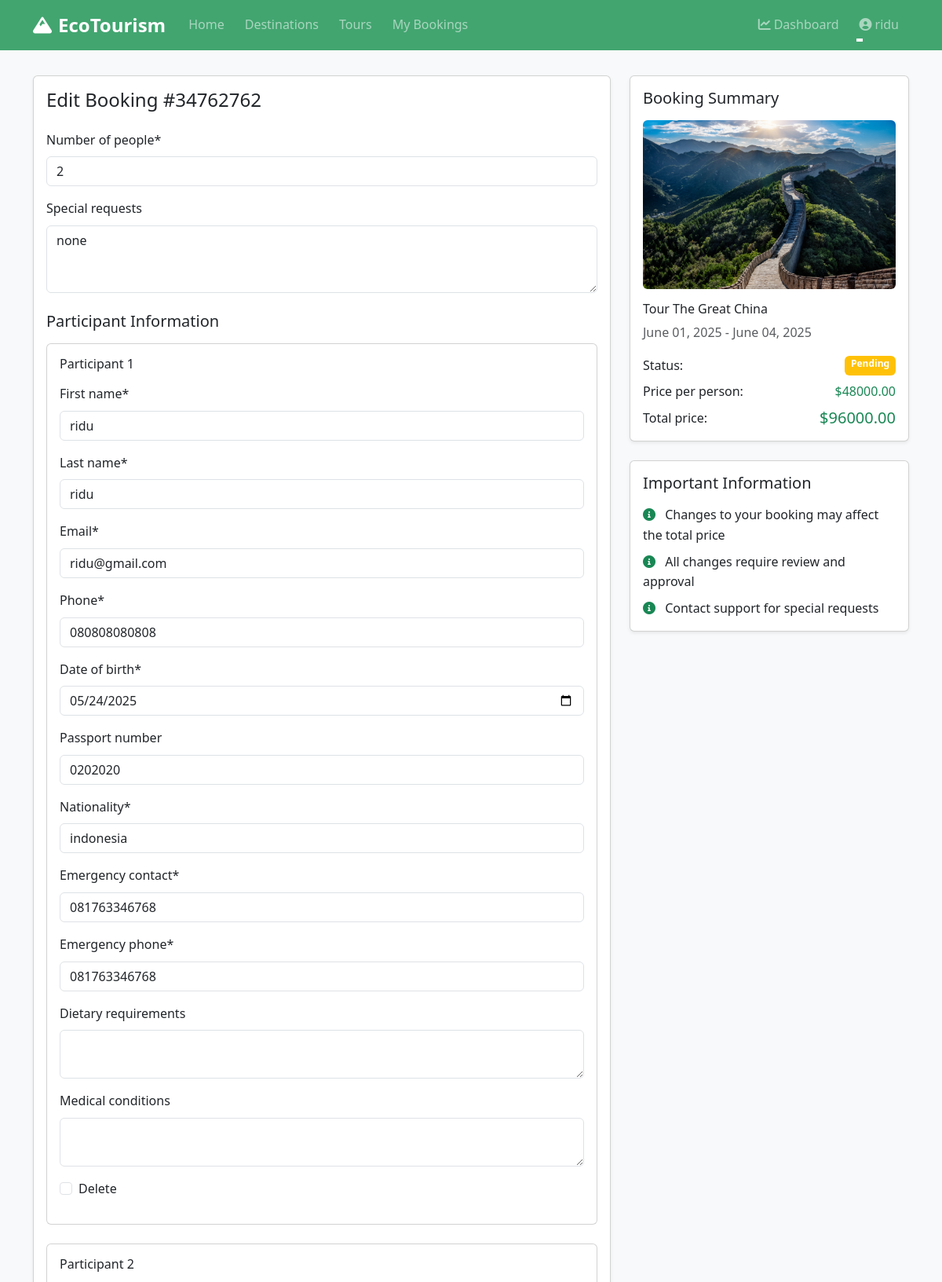
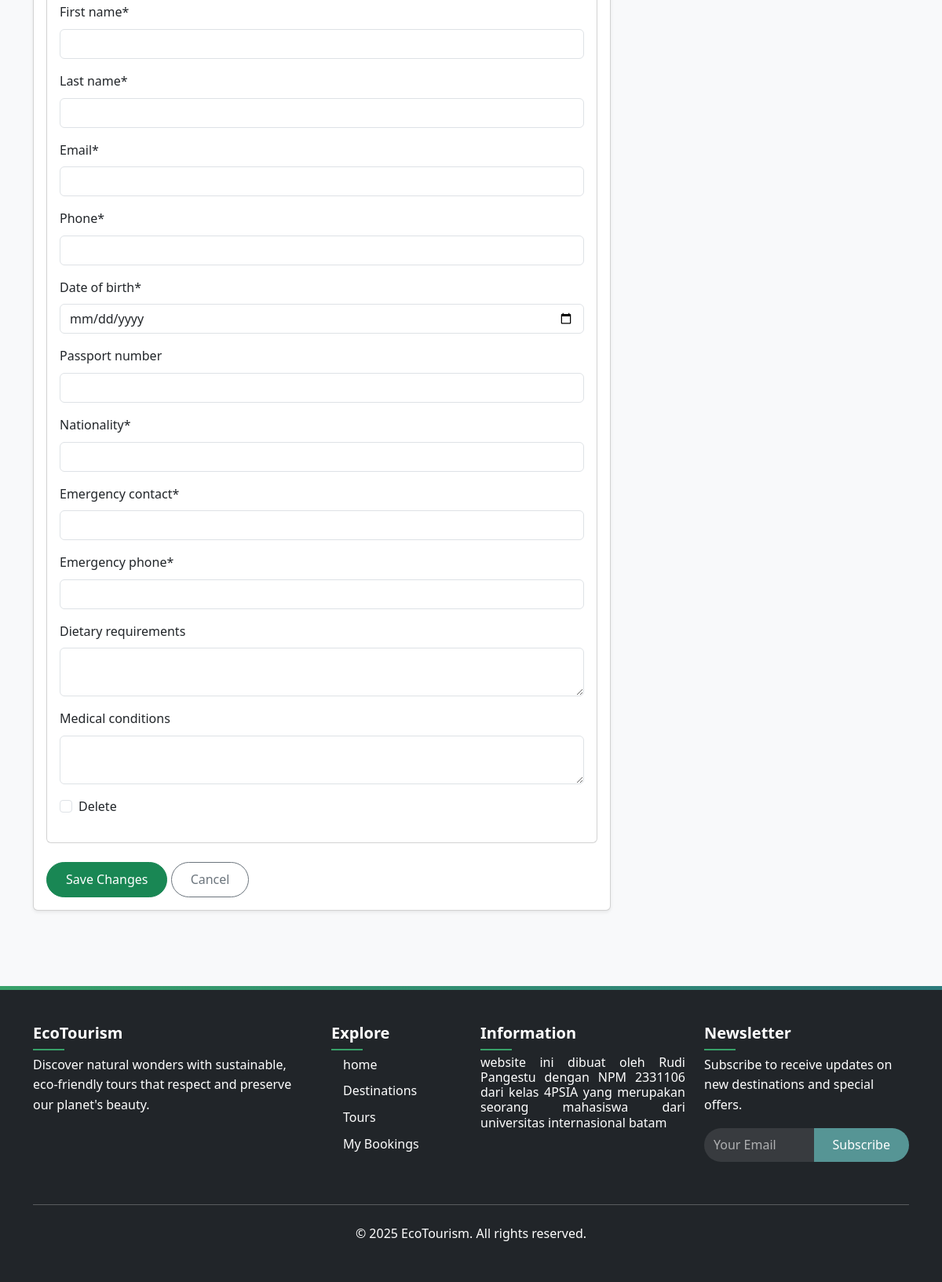
/bookings/edit/14/ (signed in), run on the app's committed database (2 pictures, top to bottom).
### bookings/models.py (models this page shows, shortened)
class Booking(models.Model):
    STATUS_CHOICES = (
        ('pending', 'Pending'),
        ('confirmed', 'Confirmed'),
        ('cancelled', 'Cancelled'),
        ('completed', 'Completed'),
    )
    user = models.ForeignKey(User, on_delete=models.CASCADE, related_name='bookings')
    tour = models.ForeignKey(Tour, on_delete=models.CASCADE, related_name='bookings')
    tour_date = models.ForeignKey(TourDate, on_delete=models.CASCADE, related_name='bookings')
    booking_date = models.DateTimeField(auto_now_add=True)
    number_of_people = models.PositiveIntegerField()
    total_price = models.DecimalField(max_digits=10, decimal_places=2)
    status = models.CharField(max_length=20, choices=STATUS_CHOICES, default='pending')
    special_requests = models.TextField(blank=True)
    confirmation_code = models.CharField(max_length=50, unique=True)
    class Meta:
        ordering = ['-booking_date']

### tours/models.py (models this page shows, shortened)
class Tour(models.Model):
    DIFFICULTY_CHOICES = (
        ('easy', 'Easy'),
        ('moderate', 'Moderate'),
        ('challenging', 'Challenging'),
        ('difficult', 'Difficult'),
    )
    name = models.CharField(max_length=255)
    slug = models.SlugField(unique=True, max_length=255)
    category = models.ForeignKey(TourCategory, on_delete=models.CASCADE, related_name='tours')
    destinations = models.ManyToManyField(Destination, related_name='tours')
    description = models.TextField()
    itinerary = models.TextField()
    duration = models.PositiveIntegerField(help_text="Duration in days")
    group_size = models.PositiveIntegerField(help_text="Maximum group size")
    difficulty = models.CharField(max_length=20, choices=DIFFICULTY_CHOICES)
    price = models.DecimalField(max_digits=10, decimal_places=2)
    discount_price = models.DecimalField(max_digits=10, decimal_places=2, null=True, blank=True)
    included = models.TextField(help_text="What's included in the tour")
    not_included = models.TextField(help_text="What's not included in the tour")
    featured_image = models.ImageField(upload_to='tours/')
    created_at = models.DateTimeField(auto_now_add=True)
    updated_at = models.DateTimeField(auto_now=True)
    is_active = models.BooleanField(default=True)
    is_featured = models.BooleanField(default=False)
    class Meta:
        ordering = ['-is_featured', 'name']

class TourDate(models.Model):
    tour = models.ForeignKey(Tour, on_delete=models.CASCADE, related_name='dates')
    start_date = models.DateField()
    end_date = models.DateField()
    price = models.DecimalField(max_digits=10, decimal_places=2, help_text="Price for this specific date")
    available_spots = models.PositiveIntegerField()
    is_guaranteed = models.BooleanField(default=False, help_text="Whether the departure is guaranteed")
    class Meta:
        ordering = ['start_date']

### bookings/views.py (the view)
# urls.py: path('edit/<int:booking_id>/', views.booking_edit, name='booking_edit'),
@login_required
def booking_edit(request, booking_id):
    if request.user.is_staff:
        booking = get_object_or_404(Booking, id=booking_id)
    else:
        booking = get_object_or_404(Booking, id=booking_id, user=request.user)
    if booking.status != 'pending':
        messages.error(request, 'This booking cannot be edited.')
        return redirect('booking_detail', booking_id=booking.id)
    if request.method == 'POST':
        form = BookingForm(request.POST, instance=booking)
        participant_formset = ParticipantFormSet(request.POST, instance=booking)
        if form.is_valid() and participant_formset.is_valid():
            booking = form.save()
            participant_formset.save()
            messages.success(request, 'Booking updated successfully!')
            return redirect('booking_detail', booking_id=booking.id)
    else:
        form = BookingForm(instance=booking)
        participant_formset = ParticipantFormSet(instance=booking)
    return render(request, 'bookings/booking_edit.html', {
        'form': form,
        'participant_formset': participant_formset,
        'booking': booking,
    })

### templates/bookings/booking_edit.html (shortened to what this page needs)
{% extends "base.html" %}
{% load crispy_forms_tags %}
{% block content %}
<div class="container py-5">
    <div class="row">
        <div class="col-lg-8">
            <div class="card shadow-sm">
                <div class="card-body">
                    <h2 class="h4 mb-4">Edit Booking #{{ booking.confirmation_code }}</h2>
                    <form method="post">
                        {{ form|crispy }}
                        <h3 class="h5 mt-4 mb-3">Participant Information</h3>
                        <div id="participants-container">
                            {% for form in participant_formset %}
                            <div class="participant-form mb-4">
                                <div class="card">
                                    <div class="card-body">
                                        <h4 class="h6 mb-3">Participant {{ forloop.counter }}</h4>
                                        {{ form|crispy }}
                                    </div>
                                </div>
                            </div>
                            {% endfor %}
                        </div>
                        <div class="mt-4">
                            <button type="submit" class="btn btn-success">Save Changes</button>
                            <a href="{% url 'booking_detail' booking.id %}" class="btn btn-outline-secondary">Cancel</a>
                        </div>
                    </form>
                </div>
            </div>
        </div>
        <div class="col-lg-4">
            <div class="card shadow-sm mb-4">
                <div class="card-body">
                    <h3 class="h5 mb-3">Booking Summary</h3>
                    <div class="mb-3">
                        <img src="{{ booking.tour.featured_image.url }}" class="img-fluid rounded" alt="{{ booking.tour.name }}">
                    </div>
                    <h4 class="h6 mb-2">{{ booking.tour.name }}</h4>
                    <p class="text-muted mb-3">
                        {{ booking.tour_date.start_date|date:"F d, Y" }} - {{ booking.tour_date.end_date|date:"F d, Y" }}
                    </p>
                    <div class="d-flex justify-content-between mb-2">
                        <span>Status:</span>
                        <span class="badge {% if booking.status == 'confirmed' %}bg-success{% elif booking.status == 'pending' %}bg-warning{% else %}bg-danger{% endif %}">
                            {{ booking.status|title }}
                        </span>
                    </div>
                    <div class="d-flex justify-content-between mb-2">
                        <span>Price per person:</span>
                        <span class="text-success">${{ booking.tour_date.price }}</span>
                    </div>
                    <div class="d-flex justify-content-between">
                        <span>Total price:</span>
                        <span class="h5 text-success mb-0">${{ booking.total_price }}</span>
                    </div>
                </div>
            </div>
            <div class="card shadow-sm">
                <div class="card-body">
                    <h3 class="h5 mb-3">Important Information</h3>
                    <ul class="list-unstyled mb-0">
                        <li class="mb-2">
                            <i class="fas fa-info-circle text-success me-2"></i>
                            Changes to your booking may affect the total price
                        </li>
                        <li class="mb-2">
                            <i class="fas fa-info-circle text-success me-2"></i>
                            All changes require review and approval
                        </li>
                        <li>
                            <i class="fas fa-info-circle text-success me-2"></i>
                            Contact support for special requests
                        </li>
                    </ul>
                </div>
            </div>
        </div>
    </div>
</div>
{% endblock %}

### templates/base.html (shortened to what this page needs)
{% load static %}
<!DOCTYPE html>
<html lang="en">
<head>
    <link rel="stylesheet" href="https://cdn.jsdelivr.net/npm/bootstrap@5.3.0/dist/css/bootstrap.min.css">
    <link rel="stylesheet" href="https://cdnjs.cloudflare.com/ajax/libs/font-awesome/6.0.0/css/all.min.css">
    <link rel="stylesheet" href="https://cdnjs.cloudflare.com/ajax/libs/animate.css/4.1.1/animate.min.css">
    <link rel="stylesheet" href="{% static 'css/style.css' %}">
</head>
<body>
<header class="kepala mb-5">
    <nav class="navbar navbar-expand-lg navbar-dark fixed-top animate__animated animate__slideInDown animate__faster">
        <div class="container">
            <a class="navbar-brand animate__animated animate__zoomIn" href="{% url 'home' %}">
                <i class="fas fa-mountain me-2"></i>EcoTourism
            </a>
            <div class="collapse navbar-collapse" id="navbarMain">
                <ul class="navbar-nav me-auto">
                    <li class="nav-item">
                        <a class="nav-link" href="{% url 'home' %}">Home</a>
                    </li>
                    <li class="nav-item">
                        <a class="nav-link" href="{% url 'destination_list' %}">Destinations</a>
                    </li>
                    <li class="nav-item">
                        <a class="nav-link" href="{% url 'tour_list' %}">Tours</a>
                    </li>
                    {% if user.is_authenticated %}
                    <li class="nav-item">
                        <a class="nav-link" href="{% url 'booking_list' %}">My Bookings</a>
                    </li>
                    {% endif %}
                </ul>
                <div class="navbar-nav">
                    {% if user.is_authenticated %}
                        {% if user.is_staff %}
                        <a class="nav-link" href="{% url 'dashboard' %}">
                            <i class="fas fa-chart-line me-1"></i>Dashboard
                        </a>
                        {% endif %}
                        <div class="nav-item dropdown">
                            <a class="nav-link dropdown-toggle" href="#" id="userDropdown" role="button" data-bs-toggle="dropdown">
                                <i class="fas fa-user-circle me-1"></i>{{ user.username }}
                            </a>
                        </div>
                    {% endif %}
                </div>
            </div>
        </div>
    </nav>
</header>
    <main style="min-height: 60vh;">
        {% block content %}{% endblock %}
    </main>
    <footer class="bg-dark text-white py-5 mt-5">
        <div class="container">
            <div class="row">
                <div class="col-md-4 mb-4">
                    <h5 class="mb-3">EcoTourism</h5>
                    <p>Discover natural wonders with sustainable, eco-friendly tours that respect and preserve our planet's beauty.</p>
                </div>
                <div class="col-md-2 mb-4">
                    <h5 class="mb-3">Explore</h5>
                    <ul class="list-unstyled">
                        <li class="mb-2"><a href="{% url 'home' %}" class="text-white text-decoration-none">home</a></li>
                        <li class="mb-2"><a href="{% url 'destination_list' %}" class="text-white text-decoration-none">Destinations</a></li>
                        <li class="mb-2"><a href="{% url 'tour_list' %}" class="text-white text-decoration-none">Tours</a></li>
                        <li><a href="{% url 'booking_list' %}" class="text-white text-decoration-none">My Bookings</a></li>
                    </ul>
                </div>
                <div class="col-md-3 mb-4">
                    <h5 class="mb-3">Information</h5>
                    <h6 class="text-justify"> website ini dibuat oleh Rudi Pangestu dengan NPM 2331106 dari kelas 4PSIA yang merupakan seorang mahasiswa dari universitas internasional batam </h6>
                </div>
                <div class="col-md-3">
                    <h5 class="mb-3">Newsletter</h5>
                    <p>Subscribe to receive updates on new destinations and special offers.</p>
                    <form>
                        <div class="input-group mb-3">
                            <input type="email" class="form-control" placeholder="Your Email">
                            <button class="btn btn-primary" type="submit">Subscribe</button>
                        </div>
                    </form>
                </div>
            </div>
            <hr class="my-4">
            <div class="text-center">
                <p class="mb-0">&copy; 2025 EcoTourism. All rights reserved.</p>
            </div>
        </div>
    </footer>
</body>
</html>

### data on the page
Booking: confirmation_code "34762762", number_of_people "2", special_requests "none", tour.featured_image (picture), tour.name "Tour The Great China", tour_date.start_date "June 01, 2025", tour_date.end_date "June 04, 2025", status "Pending", tour_date.price "48000.00", total_price "96000.00"

### other printed values
{{ user.username }} "ridu"
